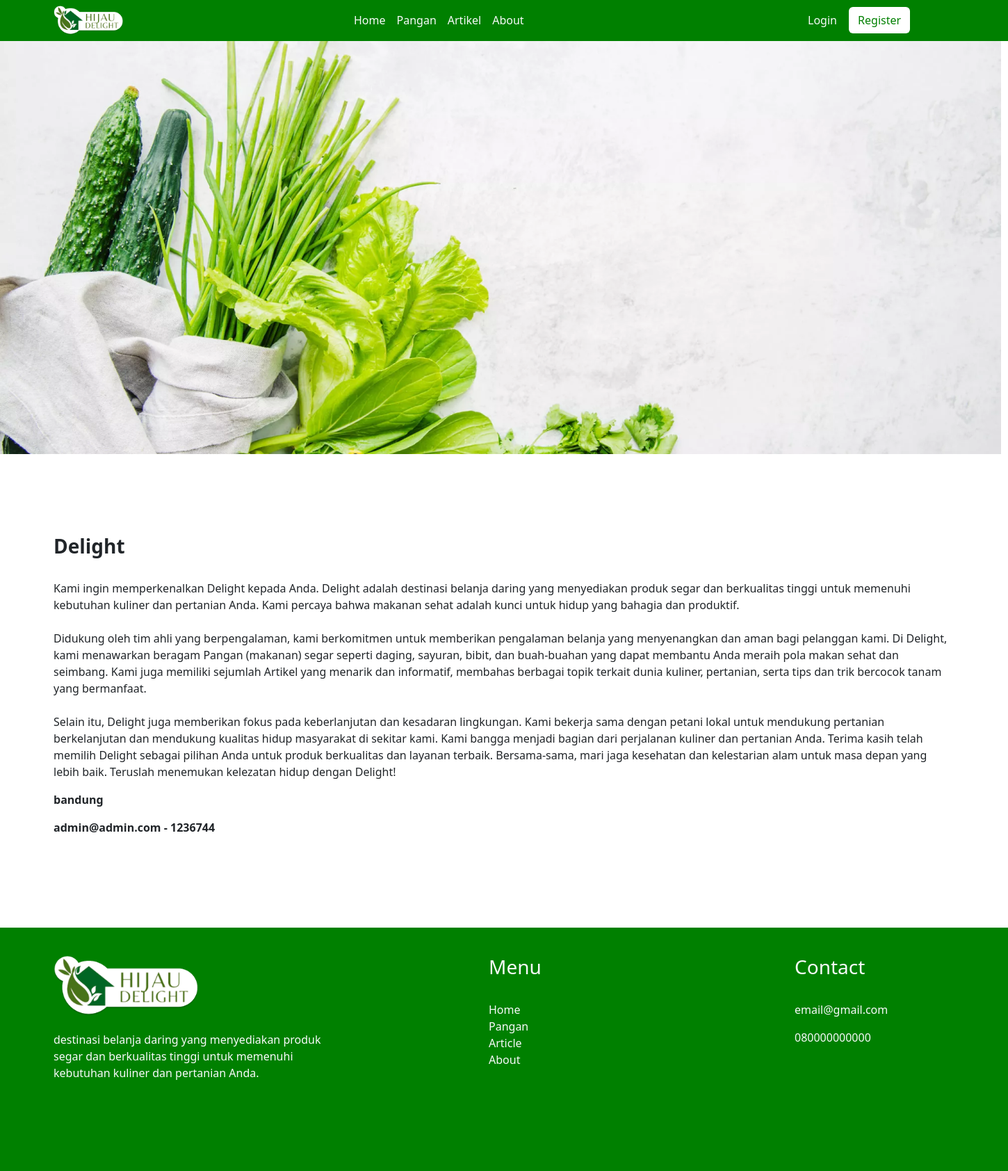
Page /about.php on the committed database.
### tables this page shows
CREATE TABLE `company` (
  `id` int(11) NOT NULL,
  `name` varchar(30) NOT NULL,
  `image` varchar(30) NOT NULL,
  `description` text NOT NULL,
  `address` varchar(100) NOT NULL,
  `contact` varchar(13) NOT NULL,
  `email` varchar(60) NOT NULL
);

### about.php (the view, shortened to what this page needs)
<!doctype html>
<html lang="en">
  <head>
    <link href="https://cdn.jsdelivr.net/npm/bootstrap@5.3.0/dist/css/bootstrap.min.css" rel="stylesheet">
</head>
  <body>
    <nav class="navbar navbar-expand-lg" style="background-color: #008000;">
    <div class="container">
        <div class="row">
            <div class="col-md-4">
            <a class="navbar-brand" href="#"><img src="images/logo.png" style="width: 100px;" alt="logo"></a>
            </div>
        </div>
        <div class="col-md-5">
            <div class="collapse navbar-collapse" id="navbarNavAltMarkup">
            <div class="navbar-nav" style="padding-left: 150px;">
                <a class="text-light nav-link active" href="index.php">Home</a>
                <a class="text-light nav-link" href="product.php">Pangan</a>
                <a class="text-light nav-link" href="artikel.php">Artikel</a>
                <a class="text-light nav-link" href="about.php">About</a>
            </div>
            </div>
        </div>
        <div class="col-md-3" style="padding-left: 100px;">
        <?php
          if (isset($_SESSION['email'])) {
            echo ("<a href='login/logout.php' class='btn text-light'>Logout</a>");
          } else {
            echo ("<a href='login/login.php' class='btn text-light'>Login</a>
            <a href='register/register.php' type='submit' class='btn' style='background-color: white; color: #008000;'>
              Register
            </a>");
          }
        ?>
        </div>
    </div>
</nav>
   <?php
   include ("config/config.php");
   $company   ="SELECT * FROM company " or die("Gagal melakukan query !!!".mysqli_error($koneksi));
   $HASIL  =   mysqli_query($koneksi, $company);
   while ($row =   mysqli_fetch_array($HASIL)) {
   $name    = $row['name'];
   $description    = $row['description'];
   $address    = $row['address'];
   $email    = $row['email'];
   $contact    = $row['contact'];
     ?>
   <div style="padding-bottom: 8%;">
    <img src="images/banner-02.png" alt="">
    </div>
    <div class="container" style="padding-bottom: 8%;">
      <h3 class="fw-bold"><?php echo $name;?></h3><br>
      <p><?php echo $description; ?></p>
      <p class="fw-bold"><?php echo $address; ?></p>
      <p class="fw-bold"><?php echo $email; ?> - <?php echo $contact; ?> </p>
    </div>
    <?php
   }
   ?>
    <footer>
      <div class="text-light" style="height: 350px; background-color: #008000;">
       <div class="container">
         <div class="row">
           <div class="col-md-4" style="padding-top: 40px;">
             <img src="images/logo.png" width="50%" alt="" style="padding-bottom: 20px;">
             <p>destinasi belanja daring yang menyediakan produk segar dan berkualitas tinggi untuk memenuhi kebutuhan kuliner dan pertanian Anda.</p>
           </div>
           <div class="col-md-4 text-light" style="padding-top: 40px; padding-left: 15%;">
              <h3>Menu</h3><br>
                <a href="" style="text-decoration: none;" class="text-light">Home</a><br>
                <a href="" style="text-decoration: none;" class="text-light">Pangan</a><br>
                <a href="" style="text-decoration: none;" class="text-light">Article</a><br>
                <a href="" style="text-decoration: none;" class="text-light">About</a>
           </div>
           <div class="col-md-4 text-light" style="padding-top: 40px; padding-left: 15%;">
              <h3>Contact</h3><br>
              <p>email@gmail.com</p>
              <p>080000000000</p>
           </div>
         </div>
       </div>
      </div>
    </footer>
  </body>
</html>

### rows in the picture
company: name "Delight", description "Kami ingin memperkenalkan Delight kepada Anda. Delight adalah destinasi belanja daring yang menyediakan produk segar dan berkualitas tinggi untuk memenuhi kebutuhan kuliner dan pertanian Anda. Kami percaya bahwa makanan sehat adalah kunci untuk hidup yang bahagia dan produktif. Didukung oleh tim ahli yang berpengalaman, kami berkomitmen untuk memberikan pengalaman belanja yang menyenangkan dan aman bagi pelanggan kami. Di Delight, kami menawarkan beragam Pangan (makanan) segar seperti daging, sayuran, bibit, dan buah-buahan yang dapat membantu Anda meraih pola makan sehat dan seimbang. Kami juga memiliki sejumlah Artikel yang menarik dan informatif, membahas berbagai topik terkait dunia…", address "bandung", email "admin@admin.com", contact "1236744"
